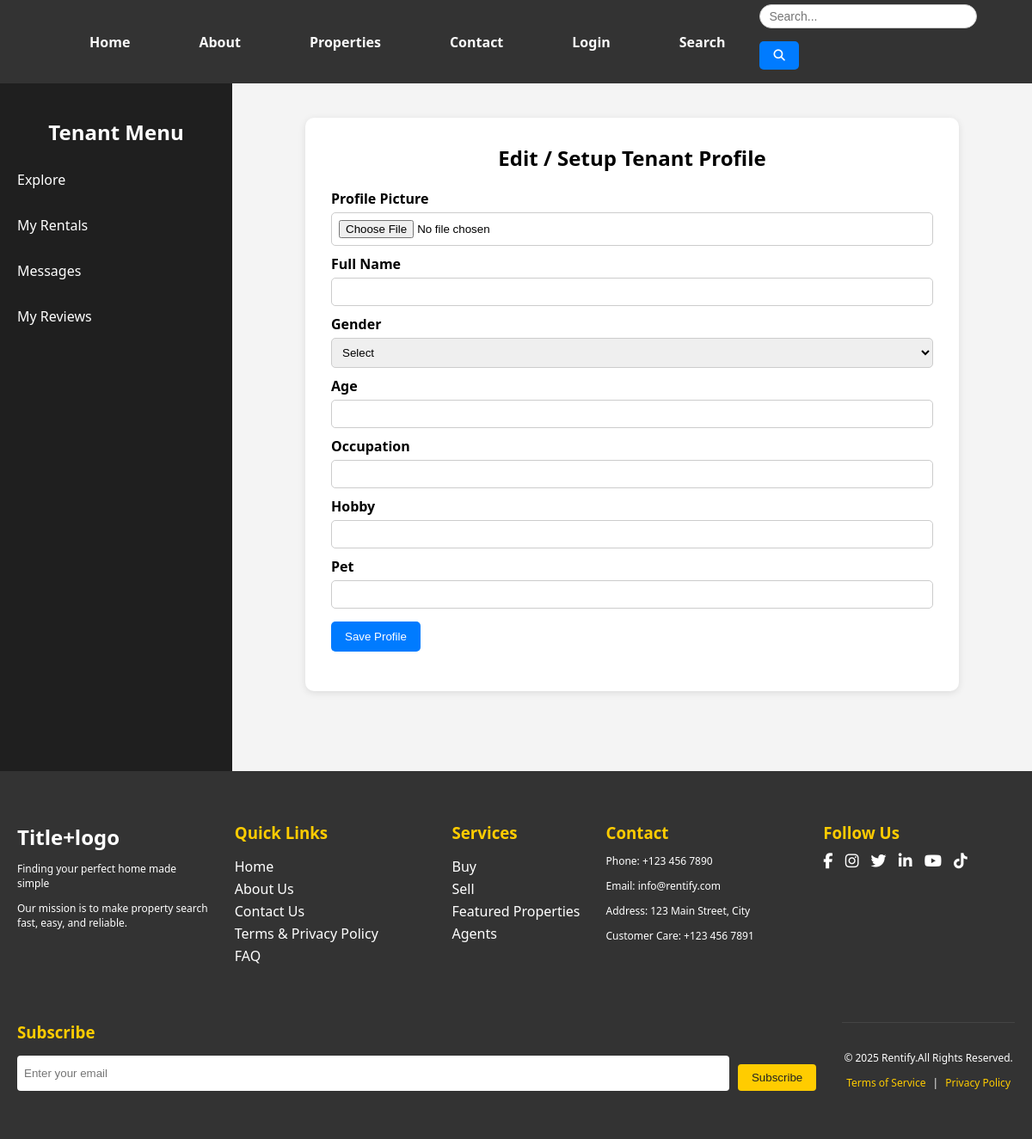
Before: /php/tenant_profile.php with the older database file.
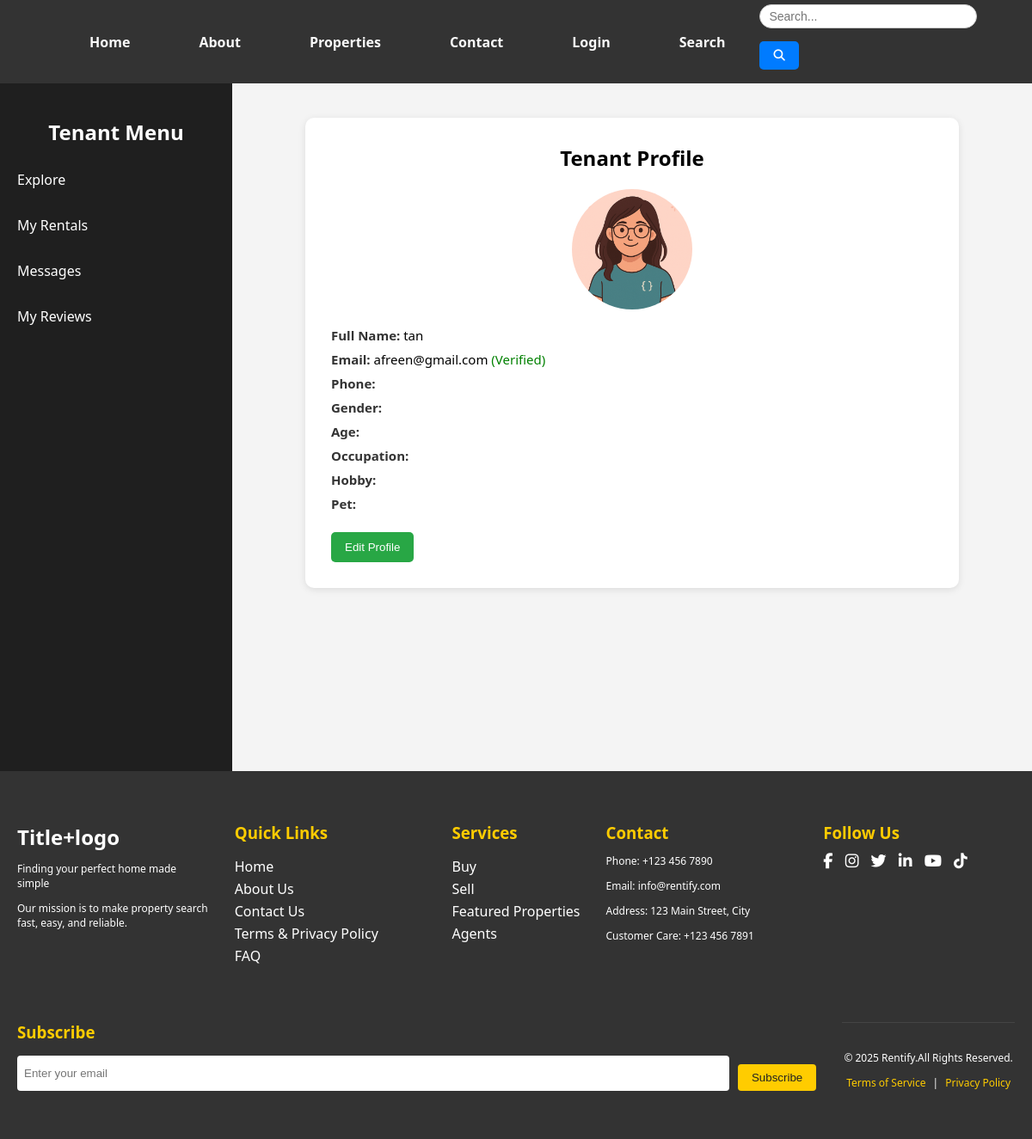
After: the same page with the newer database file.
### tables this page shows
CREATE TABLE `tenants` (
  `id` int(11) NOT NULL,
  `full_name` varchar(100) NOT NULL,
  `email` varchar(100) NOT NULL,
  `phone` varchar(20) NOT NULL,
  `location` varchar(100) DEFAULT NULL,
  `budget` decimal(10,2) DEFAULT NULL,
  `bio` text DEFAULT NULL,
  `profile_pic` varchar(255) DEFAULT NULL,
  `created_at` timestamp NOT NULL DEFAULT current_timestamp(),
  `updated_at` timestamp NOT NULL DEFAULT current_timestamp() ON UPDATE current_timestamp(),
  `gender` varchar(10) DEFAULT NULL,
  `age` int(11) DEFAULT NULL,
  `occupation` varchar(100) DEFAULT NULL,
  `hobby` varchar(100) DEFAULT NULL,
  `pet` varchar(50) DEFAULT NULL
);

CREATE TABLE `users` (
  `id` int(11) NOT NULL,
  `name` varchar(100) NOT NULL,
  `email` varchar(100) NOT NULL,
  `password` varchar(255) NOT NULL,
  `phone` varchar(15) DEFAULT NULL,
  `phoneVerified` tinyint(1) DEFAULT 0,
  `created_at` timestamp NOT NULL DEFAULT current_timestamp(),
  `is_verified` tinyint(1) DEFAULT 0,
  `role` varchar(20) NOT NULL,
  `nid_number` varchar(50) DEFAULT NULL,
  `nid_front` varchar(255) DEFAULT NULL,
  `nid_back` varchar(255) DEFAULT NULL,
  `is_landlord_verified` tinyint(1) NOT NULL DEFAULT 0,
  `status` varchar(20) DEFAULT 'pending',
  `verification_code` varchar(6) DEFAULT NULL
);

### php/tenant_profile.php (the view, shortened to what this page needs)
<?php
include 'config.php';
include 'bar.php';
$tenant_id = 1;
$sql = "SELECT t.*, u.email, u.phone, u.name AS username, u.is_verified
        FROM tenants t
        JOIN users u ON t.id = u.id
        WHERE t.id = $tenant_id";
$result = $conn->query($sql);
$tenant = null;
if ($result->num_rows > 0) {
    $tenant = $result->fetch_assoc();
}
?>
<!DOCTYPE html>
<html lang="en">
<head>
</head>
<body>
<div class="dashboard-container">
    <div class="sidebar">
        <h2>Tenant Menu</h2>
        <ul>
            <li><a href="tenant.php">Explore</a></li>
            <li><a href="#rentals">My Rentals</a></li>
            <li><a href="#messages">Messages</a></li>
            <li><a href="#reviews">My Reviews</a></li>
        </ul>
    </div>
    <div class="dashboard-content">
        <div class="profile-card">
            <?php if (isset($_GET['edit']) || !$tenant): ?>
                <h2>Edit / Setup Tenant Profile</h2>
                <form action="" method="POST" enctype="multipart/form-data">
                    <label>Profile Picture</label>
                    <input type="file" name="profile_pic" accept="image/*">
                    <label>Full Name</label>
                    <input type="text" name="full_name" value="<?= $tenant['full_name'] ?? $tenant['username'] ?>" required>
                    <label>Gender</label>
                    <select name="gender">
                        <option value="">Select</option>
                    </select>
                    <label>Age</label>
                    <input type="number" name="age" value="<?= $tenant['age'] ?? '' ?>">
                    <label>Occupation</label>
                    <input type="text" name="occupation" value="<?= $tenant['occupation'] ?? '' ?>">
                    <label>Hobby</label>
                    <input type="text" name="hobby" value="<?= $tenant['hobby'] ?? '' ?>">
                    <label>Pet</label>
                    <input type="text" name="pet" value="<?= $tenant['pet'] ?? '' ?>">
                    <button type="submit">Save Profile</button>
                </form>
            <?php else: ?>
                <h2>Tenant Profile</h2>
                <?php if (!empty($tenant['profile_pic'])): ?>
                    <img src="<?= $tenant['profile_pic'] ?>" alt="Profile Picture">
                <?php else: ?>
                    <div style="width:140px; height:140px; background:#ccc; border-radius:50%; margin:auto; display:flex; align-items:center; justify-content:center;">No Photo</div>
                <?php endif; ?>
                <p><strong>Full Name:</strong> <?= $tenant['full_name'] ?? $tenant['username'] ?></p>
                <p><strong>Email:</strong> <?= $tenant['email'] ?>
                    <?php if (!$tenant['is_verified'] ?? 0): ?>
                        <span style="color:#a00;">(Pending Verification) <a href="verify_email.php">Verify Now</a></span>
                    <?php else: ?>
                        <span style="color:green;">(Verified)</span>
                    <?php endif; ?>
                </p>
                <p><strong>Phone:</strong> <?= $tenant['phone'] ?></p>
                <p><strong>Gender:</strong> <?= $tenant['gender'] ?></p>
                <p><strong>Age:</strong> <?= $tenant['age'] ?></p>
                <p><strong>Occupation:</strong> <?= $tenant['occupation'] ?></p>
                <p><strong>Hobby:</strong> <?= $tenant['hobby'] ?></p>
                <p><strong>Pet:</strong> <?= $tenant['pet'] ?></p>
                <a href="?edit=1"><button class="edit-btn">Edit Profile</button></a>
            <?php endif; ?>
        </div>
    </div>
</div>
</body>
</html>

### php/bar.php (shortened to what this page needs)
<?php
if(!isset($allowed_links)) {
    $allowed_links = array_keys([
        'Home' => 'index.php',
        'About' => '../html/about.html',
        'Properties' => 'properties.php',
        'Contact' => '../html/contact.html',
        'Login' => 'login.php',
        'Search' => '#'
    ]);
}
$all_links = [
    'Home' => 'index.php',
    'About' => 'about.php',
    'Favourites' => 'favourites.php',
    'Properties' => 'properties.php',
    'Contact' => 'contact.php',
    'Login' => 'login.php',
    'Logout' => 'logout.php',
     'Services' => 'Services.php',
    'Search' => '#'
];
?>
<section class="bar">
    <?php foreach($all_links as $name => $url):
        if(!in_array($name, $allowed_links)) continue;
        $active = basename($_SERVER['PHP_SELF']) === basename($url) ? 'class="active"' : '';
        ?>
        <?php if($name === 'Favourites'): ?>
            <a href="<?php echo $url; ?>" class="fav-link" <?php echo $active; ?>><i class="far fa-heart"></i> <?php echo $name; ?></a>
        <?php else: ?>
            <a href="<?php echo $url; ?>" <?php echo $active; ?>><?php echo $name; ?></a>
        <?php endif; ?>
    <?php endforeach; ?>
    <?php if(in_array('Search', $allowed_links)): ?>
<form method="GET" action="tenant.php" class="bar-search">
    <input type="text" name="q" placeholder="Search..." value="<?php echo htmlspecialchars($_GET['q'] ?? ''); ?>">
    <button type="submit"><i class="fa-solid fa-magnifying-glass"></i></button>
</form>
<?php endif; ?>
</section>

### php/bar.php (style rules this page uses)
.bar { display: flex; justify-content: center; align-items: center; background-color: #333; }
.bar a { text-decoration: none; color: #fafafa; font-weight: bold; margin: 25px; padding: 5px 15px; }
.bar input[type="text"] { padding: 6px 10px; height: 28px; border: 1px solid #ccc; border-radius: 20px; font-size: 14px; outline: none; }

### php/tenant_profile.php (style rules this page uses)
body { margin:0; font-family:'Segoe UI',sans-serif; background:#f4f4f4; }
.dashboard-container { display:flex; min-height:100vh; }
.sidebar { width:230px; background:#1f1f1f; color:#fff; padding:20px; flex-shrink:0; }
.sidebar h2 { text-align:center; margin-bottom:20px; }
.sidebar ul { list-style:none; padding:0; margin:0; }
.sidebar ul li { margin:15px 0; }
.sidebar ul li a { color:white; text-decoration:none; display:block; padding:8px 0; }
.dashboard-content { flex:1; padding:40px; display:flex; justify-content:center; align-items:flex-start; }
.profile-card { background:#fff; padding:30px; border-radius:10px; box-shadow:0 2px 8px rgba(0,0,0,0.1); width:100%; max-width:700px; }
.profile-card h2 { margin-top:0; margin-bottom:20px; text-align:center; }
.profile-card img { display:block; margin:0 auto 20px; width:140px; height:140px; border-radius:50%; object-fit:cover; }
.profile-card p { font-size:15px; margin:8px 0; }
.profile-card strong { color:#333; }
form input, form select { width:100%; padding:8px; margin-top:5px; border:1px solid #ccc; border-radius:5px; }
button { margin-top:15px; padding:10px 16px; background:#007bff; border:none; color:white; border-radius:5px; cursor:pointer; }
.edit-btn { background:#28a745; }
form label { display:block; margin-top:10px; font-weight:bold; }

Changed rows visible on the page:
added tenants: profile_pic (picture), full_name "tan", users.email "afreen@gmail.com"
Other visible differences:
form field gender: "Select" → (not shown)
text no longer shown: "Edit / Setup Tenant Profile Profile Picture Full Name Gender Age Occupation Hobby Pet Save Profile"
text now shown: "Tenant Profile Full Name: Email: (Verified) Phone: Gender: Age: Occupation: Hobby: Pet: Edit Profile"
